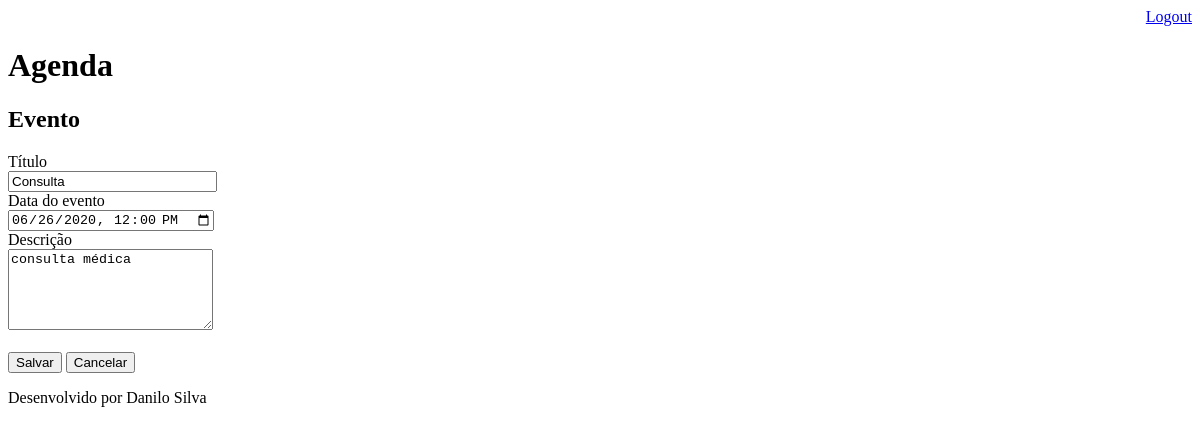
Page /agenda/evento/?id=2 (signed in) on the earlier database version.
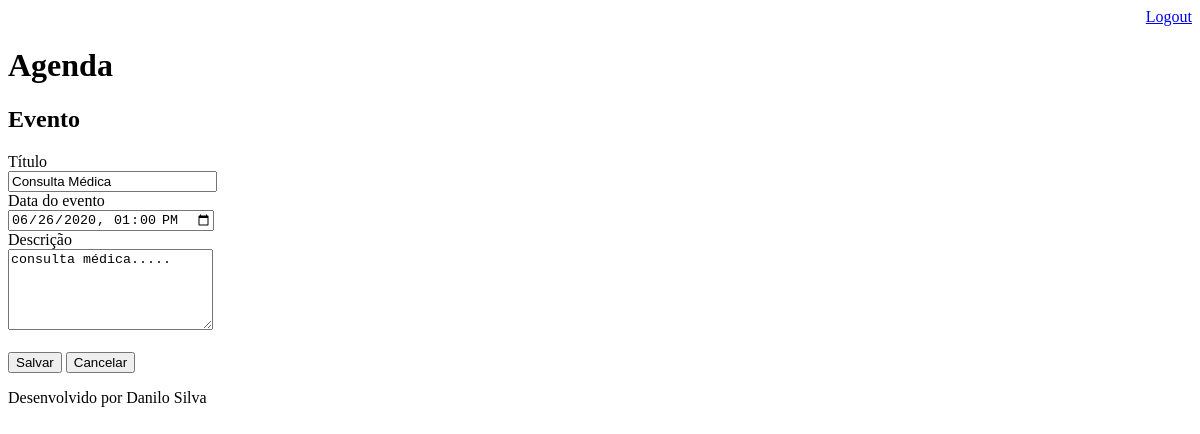
Same page on the later database version.
### core/models.py (models this page shows, shortened)
class Evento(models.Model):
    titulo = models.CharField(max_length=100)
    descricao = models.TextField(blank=True, null=True)
    data_evento = models.DateTimeField(verbose_name='Data do evento')
    data_criacao = models.DateTimeField(auto_now=True, verbose_name='Data de criação')
    usuario = models.ForeignKey(User, on_delete=models.CASCADE)
    class Meta:
        db_table = 'evento'
    def get_data_evento_update(self):
        return self.data_evento.strftime('%Y-%m-%d %H:%M')

### core/views.py (the view)
# urls.py: path('agenda/evento/', views.evento),
@login_required(login_url='/login/')
def evento(request):
    id_evento = request.GET.get('id')
    dados = {}
    if id_evento:
        dados['evento'] = Evento.objects.get(id=id_evento)
    return render(request, 'evento.html', dados)

### templates/evento.html (shortened to what this page needs)
{% extends "model_page.html" %}
{% block content %}
  <h2>Evento</h2>
  <form action="submit" method="post"> {% csrf_token %}
    <label>Título</label>
    <br>
    <input type="text" name="titulo" size="23" value="{{evento.titulo}}">
    <br>
    <label>Data do evento</label>
    <br>
    <input type="datetime-local" name="data_evento" value="{{evento.get_data_evento_update}}">
    <br>
    <label>Descrição</label>
    <br>
    <textarea name="descricao" rows="5" cols="23">{{evento.descricao}}</textarea>
    <br><br>
    <button type="submit">Salvar</button>
    <a href='/'><button type="button">Cancelar</button></a>
  </form>
{% endblock %}

Differences in the rows shown:
changed Evento: titulo "Consulta" → "Consulta Médica"; data_evento "06/26/2020 12:00" → "06/26/2020 13:00"; descricao "consulta médica" → "consulta médica....."
